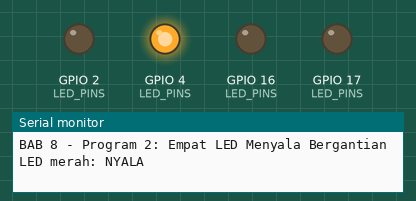
Simulated run of this sketch. Board: ESP32. Parts: output pins drawn as LEDs (lit = HIGH), the last lines printed to the serial monitor.

Above: at 0.2 s.
At 0.7 s:
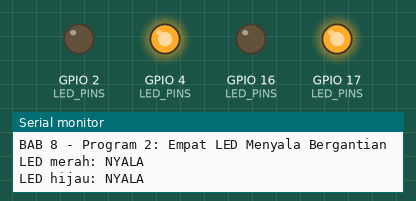
At 1.2 s:
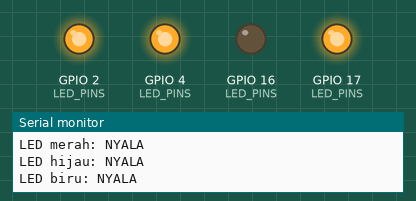
At 2.2 s:
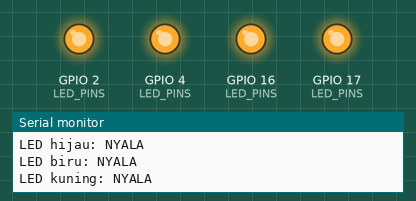
At 3.7 s:
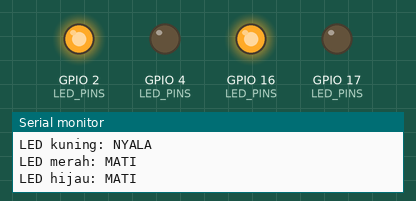
At 5.2 s:
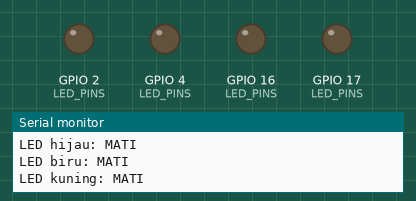
Timing chart, 0 to 7.8 s (numbered marks = the images above):
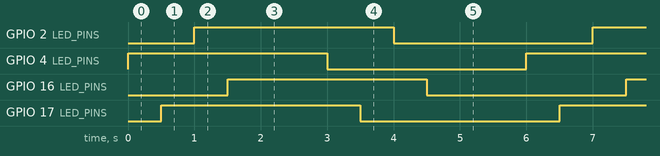

The sketch:

p2_empat_led.ino
```cpp
/*
 * BAB 8 - Program 2: Empat LED Menyala Bergantian
 * LED menyala satu per satu dari kiri ke kanan, lalu mati satu per satu.
 *
 * Rangkaian (header LED di kit → pin ESP32):
 *   LED1 (merah)  → IO4
 *   LED2 (hijau)  → IO17
 *   LED3 (biru)   → IO2
 *   LED4 (kuning) → IO16
 */

#define LED_MERAH  4
#define LED_KUNING 16
#define LED_HIJAU  17
#define LED_BIRU   2

// Urutan array = urutan posisi LED di kit, dari kiri ke kanan
const int LED_PINS[] = {LED_MERAH, LED_HIJAU, LED_BIRU, LED_KUNING};
const char *NAMA_LED[] = {"merah", "hijau", "biru", "kuning"};
const int JUMLAH_LED = sizeof(LED_PINS) / sizeof(LED_PINS[0]);  // = 4

void setup() {
  Serial.begin(115200);

  // Jadikan semua pin LED output dan pastikan semuanya mati
  for (int i = 0; i < JUMLAH_LED; i++) {
    pinMode(LED_PINS[i], OUTPUT);
    digitalWrite(LED_PINS[i], LOW);
  }

  Serial.println("BAB 8 - Program 2: Empat LED Menyala Bergantian");
}

void loop() {
  // Nyalakan satu per satu
  for (int i = 0; i < JUMLAH_LED; i++) {
    digitalWrite(LED_PINS[i], HIGH);
    Serial.print("LED ");
    Serial.print(NAMA_LED[i]);
    Serial.println(": NYALA");
    delay(500);
  }
  delay(1000);  // semua menyala selama 1 detik

  // Matikan satu per satu
  for (int i = 0; i < JUMLAH_LED; i++) {
    digitalWrite(LED_PINS[i], LOW);
    Serial.print("LED ");
    Serial.print(NAMA_LED[i]);
    Serial.println(": MATI");
    delay(500);
  }
  delay(1000);  // semua mati selama 1 detik
}
```

Measured:
- by itself, GPIO 2 (LED_PINS), GPIO 4 (LED_PINS), GPIO 16 (LED_PINS), GPIO 17 (LED_PINS): alternates HIGH for 3.0 s and LOW for 3.0 s
- by itself, everything shown: repeats every 6.0 s, in 8 steps
